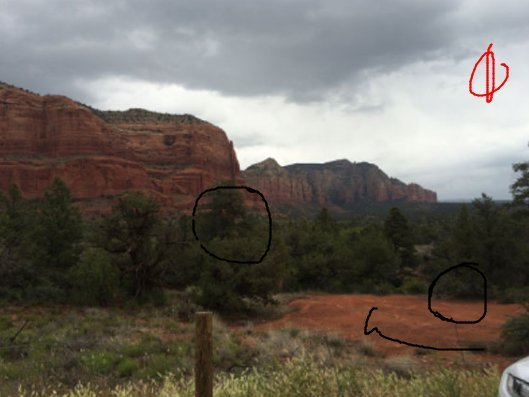
#> input picture proj2/project2/right.jpg, 529 x 397 px
$ python test2.py
#> lines starting #> are read from the running program, lines starting #| are printed output that depends on the picture
import cv2
import numpy
import math
leftimage = cv2.imread('right.jpg')
#> leftimage is the input picture: shape (397, 529, 3); mean B, G, R 96.4, 104.2, 110
rightimage = cv2.imread('left.jpg')
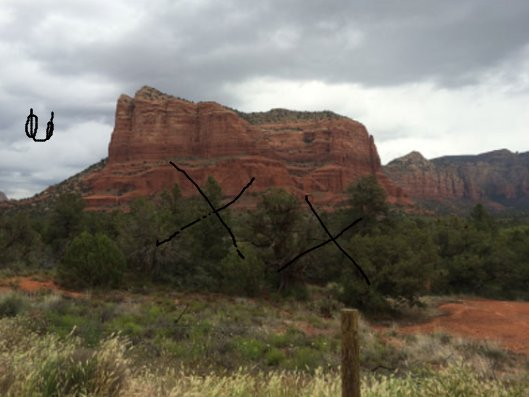
#> input picture proj2/project2/left.jpg, 529 x 397 px
#> rightimage is the input picture: shape (397, 529, 3); mean B, G, R 100.9, 112.4, 118.3
newimage = leftimage
img1keypoints, des1 = cv2.xfeatures2d.SIFT_create().detectAndCompute(leftimage,None)
#> img1keypoints = 672 keypoints; strongest (x, y, size): (498, 88, 1.9), (246, 158, 14.2), (490, 90, 2.3), (488, 101, 3)
img2keypoints, des2 = cv2.xfeatures2d.SIFT_create().detectAndCompute(rightimage,None)
#> img2keypoints = 1004 keypoints; strongest (x, y, size): (31, 110, 2.2), (35, 140, 1.9), (49, 134, 4.9), (48, 137, 3.4)


matches = cv2.BFMatcher().knnMatch(des1,des2,2)
#> matches = 672 matches

valid = 0
hits = []
orig = []
dest = []
print(len(newimage[0]))
#| 529
for leftpoint,rightpoint in matches:
    if leftpoint.distance < rightpoint.distance:
        valid = valid + 1
        hits.append(leftpoint)
#> after the loop, hits = 672 matches; valid = 672
count = 0
count2 = -1
imagesize = len(newimage[0])
#> imagesize = 529
print("imagesize," ,imagesize)
#| imagesize, 529
while count2 < len(leftimage) - 1:
    count = 0
    count2 = count2 + 1
    newimage = numpy.resize(newimage[count2],imagesize * 2)
#> after the loop, count2 = 396; newimage = 1058 values from 193 to 193


# [14 lines of commented-out code are left out]
if valid > 1:
    for pixel in hits:
        orig.append(img1keypoints[pixel.queryIdx].pt)
        dest.append(img2keypoints[pixel.trainIdx].pt )
#> after the loop, dest = 672 pairs, first value 3.95 to 522.2, second value 71.48 to 393.9; orig = 672 pairs, first value 3.68 to 525, second value 38.15 to 394.1

    orig = numpy.float32(orig)
    dest = numpy.float32(dest)
    M, mask = cv2.findHomography(orig, dest, cv2.RANSAC, 5.0)
#> M = [[0.675, 0.0106, 160.3], [-0.122, 0.865, 22.31], [-0.000601, -3.82e-05, 1]]; mask = 672 values, max 1 at index 1, min 0 at index 0, mean 0.198
    print(leftimage.shape)
#| (397, 529, 3)
    h,w,c = leftimage.shape
#> h = 397; w = 529; c = 3

    newimage = cv2.warpPerspective(leftimage,M,(leftimage.shape[1] + w, leftimage.shape[0] ))
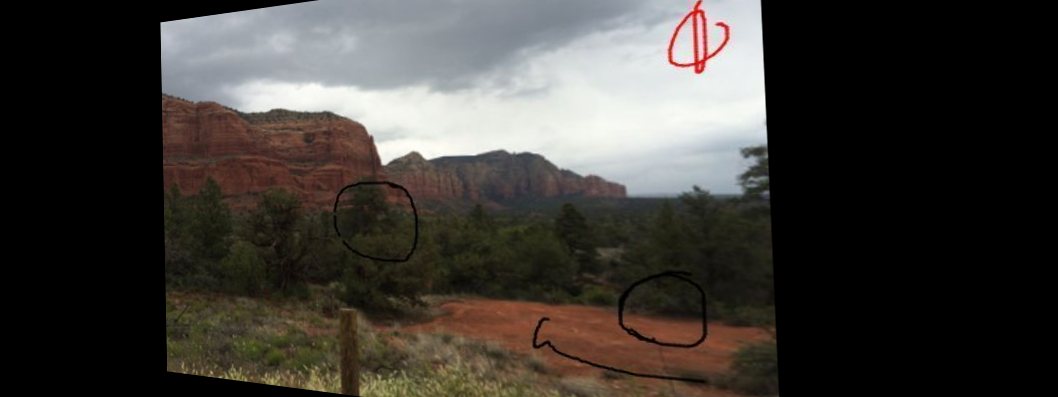
#> newimage: shape (397, 1058, 3); mean B, G, R 55.4, 59.7, 63.2


    newimage[0:leftimage.shape[0],0:leftimage.shape[1]] = rightimage
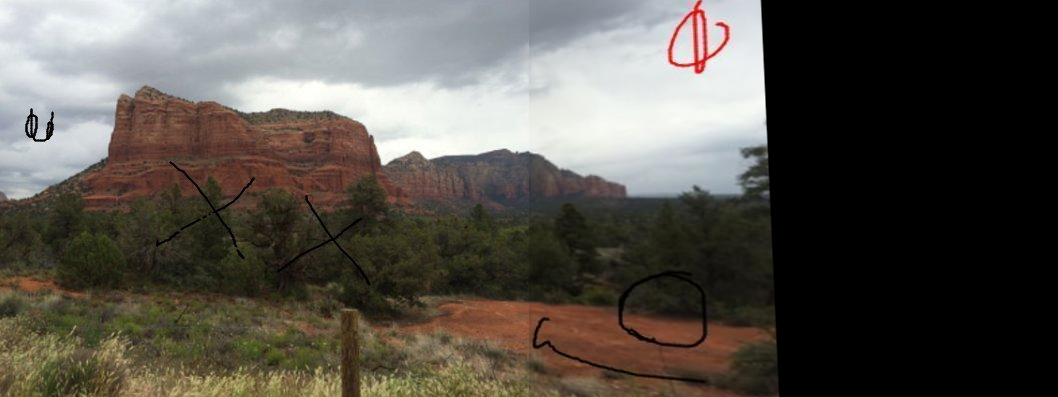
#> newimage: shape (397, 1058, 3); mean B, G, R 76.5, 83.5, 87.9
    cv2.imwrite("resultimage.jpg", newimage)
else:
    print("no match")
